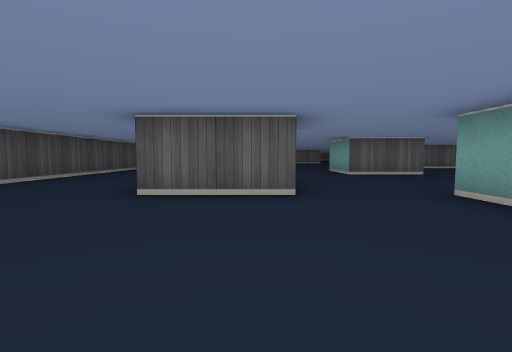
[1] (above)

24 first-person views from a walk through a cub3D ray-caster map. The camera is about half as high as the walls, tilts 4° down and sees 85° across. The floor is counted in squares. Each view is taken from the middle of a square. On the plan, view 1 faces up. The plan holds only what a view shows up to about 9 squares ahead; the rest is blank.

[2]
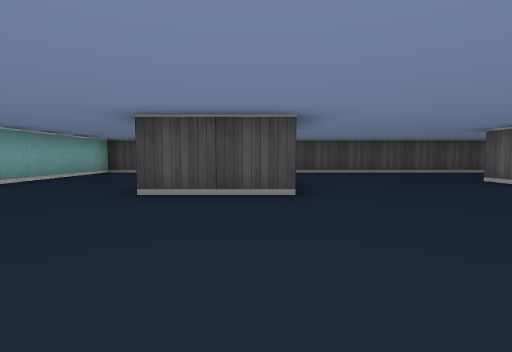

[3]
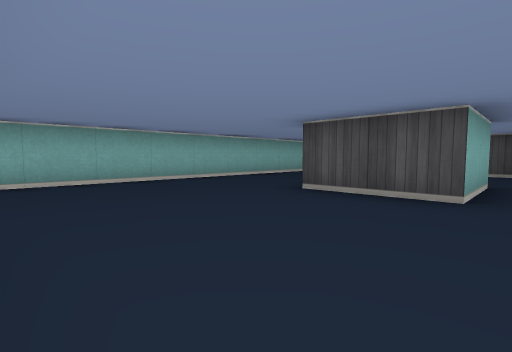

[4]
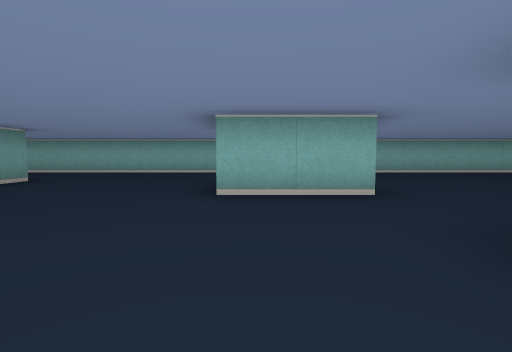

[5]
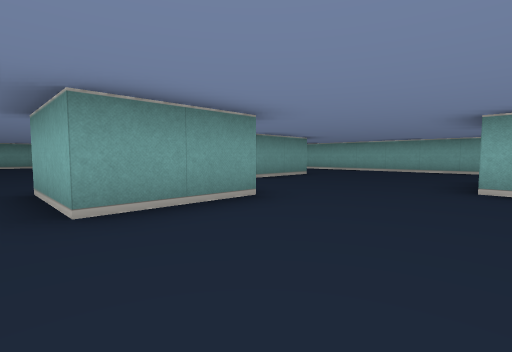

[6]
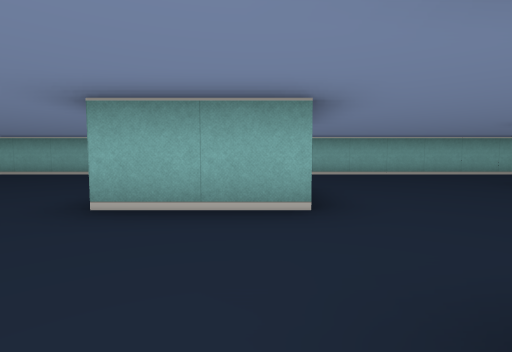

[7]
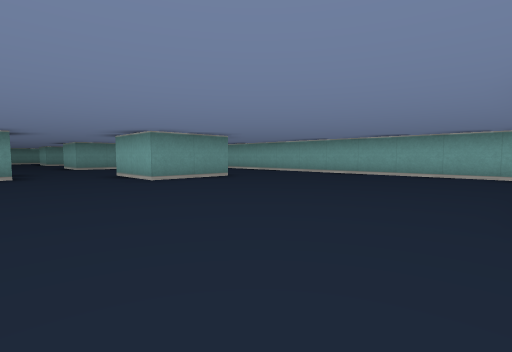

[8]
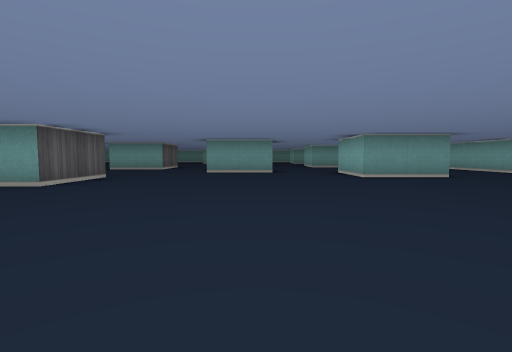

[9]
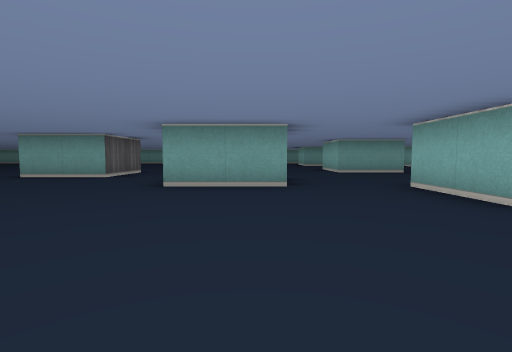

[10]
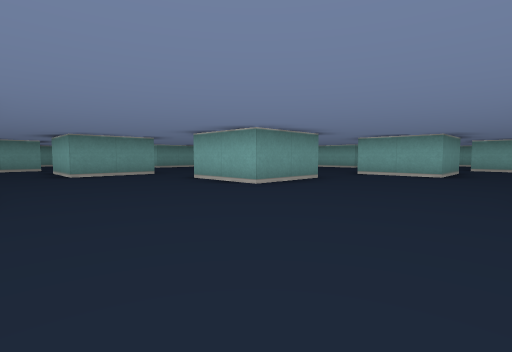

[11]
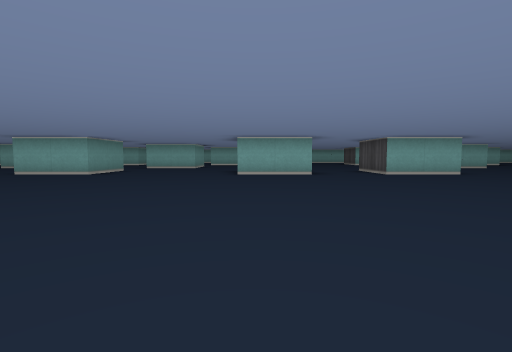

[12]
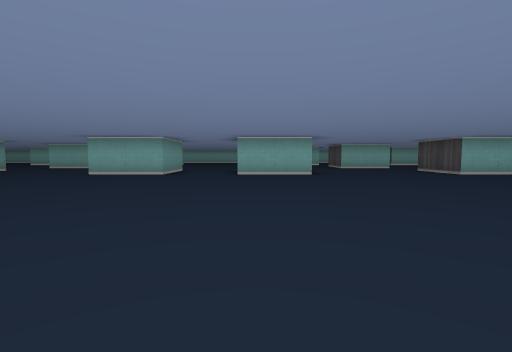

[13]
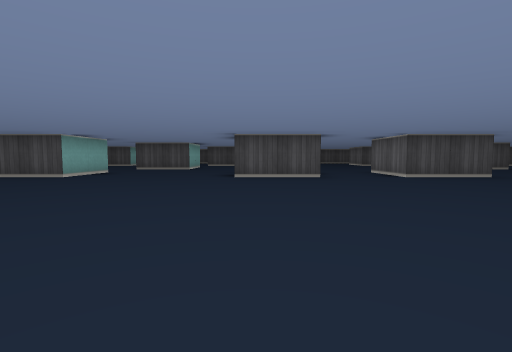

[14]
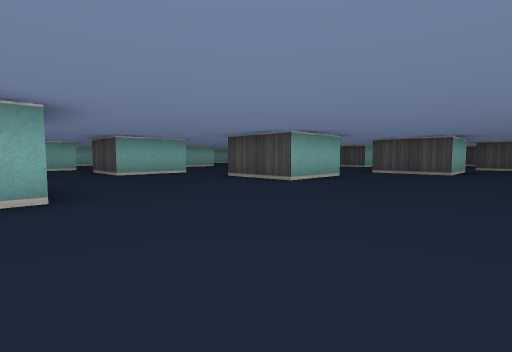

[15]
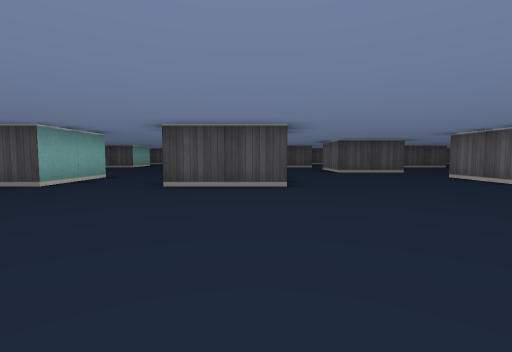

[16]
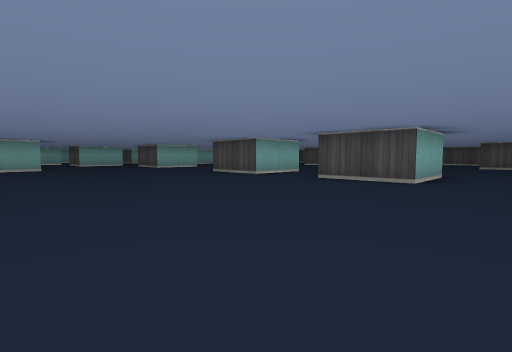

[17]
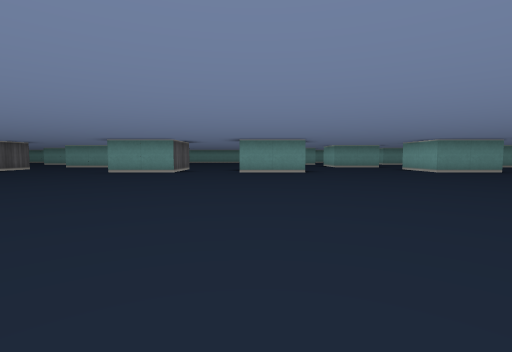

[18]
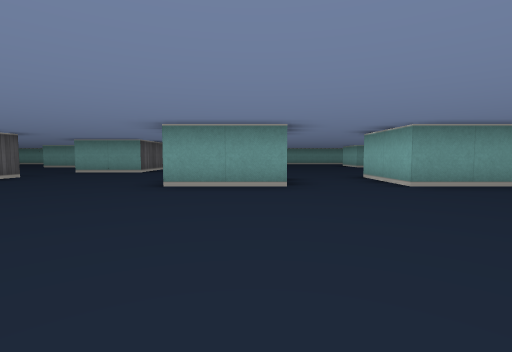

[19]
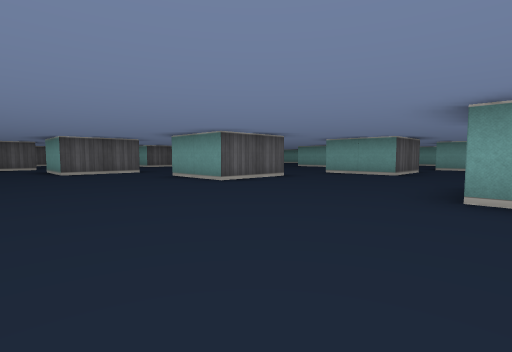

[20]
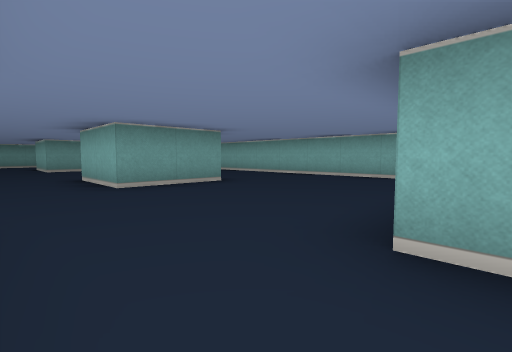

[21]
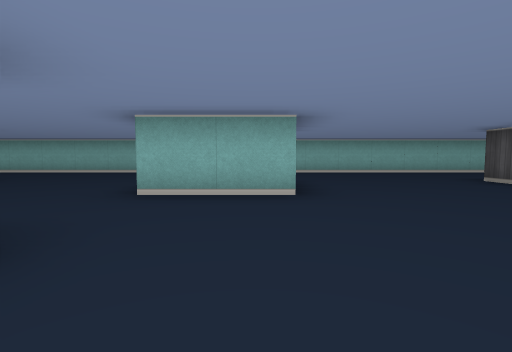

[22]
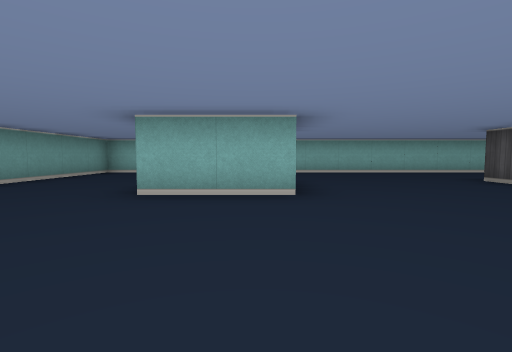

[23]
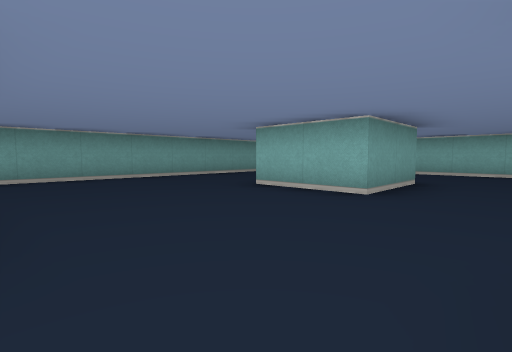

[24]
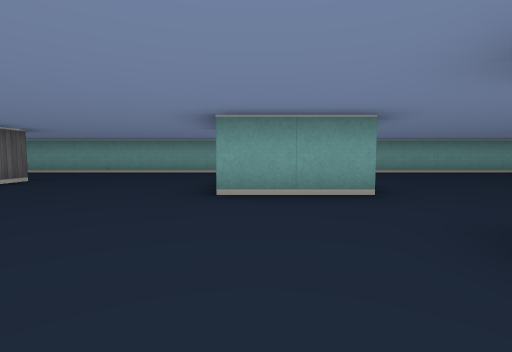

### Floor plan
Points are (right, up) in squares from view 1. A wall is a line through its corners. A room is listed if a view was taken in it or the views show most of it. See-through windows are left out.
Room 1 (views 1, 2, 3, 4, 5, 6, 7, 8, 9, 20, 21, 22, 23, 24)
walls: (18.5, -2.6) (18.5, -0.5) (20.5, -0.5); (10.5, 3.5) (10.5, 1.5); (20.5, 1.4) (20.5, 3.5); (10.5, -2.5) (10.5, -0.5) (12.5, -0.5); (18.5, 5.5) (16.5, 5.5) (16.5, 7.5); (20.5, -1.9) (20.5, -2.5); (8.5, 1.5) (8.5, 3.5); (14.5, 7.5) (14.5, 6); (21.5, 3.5) (22.5, 3.5); (24.5, -2.6) (24.5, -0.5) (26.5, -0.5); (24.5, 5.5) (22.5, 5.5); (4.4, -0.5) (6.5, -0.5); (26.5, -1.9) (26.5, -2.5); (2.5, 2.6) (2.5, 3.5); (4.5, 8.5) (4.5, 7.5) (2.5, 7.5) (2.5, 9); (26.5, 7.4) (26.5, 8.6); (0.5, 3.5) (-1.5, 3.5); (30.5, 3.4) (30.5, 5.5); (30.5, -2.6) (30.5, -0.5) (32.5, -0.5); (-1.5, -0.5) (0.5, -0.5) (0.5, -2.5); (30.5, 9.6) (30.5, 10.5); (32.5, 9.5) (31.9, 9.5); (-4.5, -4.6) (-4.5, -5.5) (32.9, -5.5); (34.6, -5.5) (35.5, -5.5) (35.5, 2.8); (-4.5, 9.1) (-4.5, -0.9); (35.5, 6.1) (35.5, 12)
ways out: opening at (8.7, 5.6) to room 2; opening at (15.5, 6.5) to room 2; opening at (22.5, 5.5) to room 2; opening at (-1.2, 11); opening at (32.2, 10.8)
Room 2 (views 10, 11, 12, 13, 14, 15, 16, 17, 18, 19)
walls: (22.5, 15.5) (22.5, 17.5); (16.5, 7.5) (18.5, 7.5); (12.4, 7.5) (14.5, 7.5); (22.5, 11.4) (22.5, 13.5); (6.5, 13.5) (8.5, 13.5) (8.5, 11.5); (6.5, 17.5) (8.5, 17.5) (8.5, 15.5) (6.5, 15.5); (8.1, 21.5) (6.5, 21.5); (6.5, 7.5) (8.5, 7.5) (8.5, 5.5); (24.5, 21.5) (22.5, 21.5) (22.5, 23.5); (4.5, 9.5) (4.5, 8.5); (22.5, 5.5) (22.5, 7.5) (24.5, 7.5); (4.5, 21.6) (4.5, 19.5); (20.5, 3.5) (21.5, 3.5); (26.5, 20.5) (26.5, 21.5); (22.6, 25.5) (20.5, 25.5) (20.5, 26.5); (26.5, 8.6) (26.5, 9.5); (8.5, 3.5) (10.5, 3.5)
ways out: opening at (8.7, 5.6) to room 1; opening at (15.5, 6.5) to room 1; opening at (22.5, 5.5) to room 1; opening at (5.3, 11); opening at (6.6, 21.3); opening at (7.5, 14.5); opening at (19.3, 25); opening at (23.5, 14.5); opening at (25, 21.8); opening at (26, 11)

Positions as (right, up) in squares from view 1, and headings:
1: (0, 0), facing up
2: (4, -1), facing left
3: (4, 0), facing down-left
4: (6, 3), facing down
5: (6, 4), facing down-right
6: (11, 2), facing down
7: (13, 2), facing down-right
8: (12, 2), facing right
9: (16, 2), facing right
10: (19, 11), facing down-right
11: (18, 15), facing down
12: (14, 15), facing down
13: (15, 12), facing left
14: (13, 11), facing down-left
15: (13, 17), facing left
16: (14, 19), facing down-left
17: (14, 13), facing right
18: (18, 16), facing right
19: (19, 17), facing up-right
20: (20, 1), facing down-right
21: (25, 3), facing down
22: (31, 3), facing down
23: (29, 3), facing down-right
24: (27, 5), facing right
